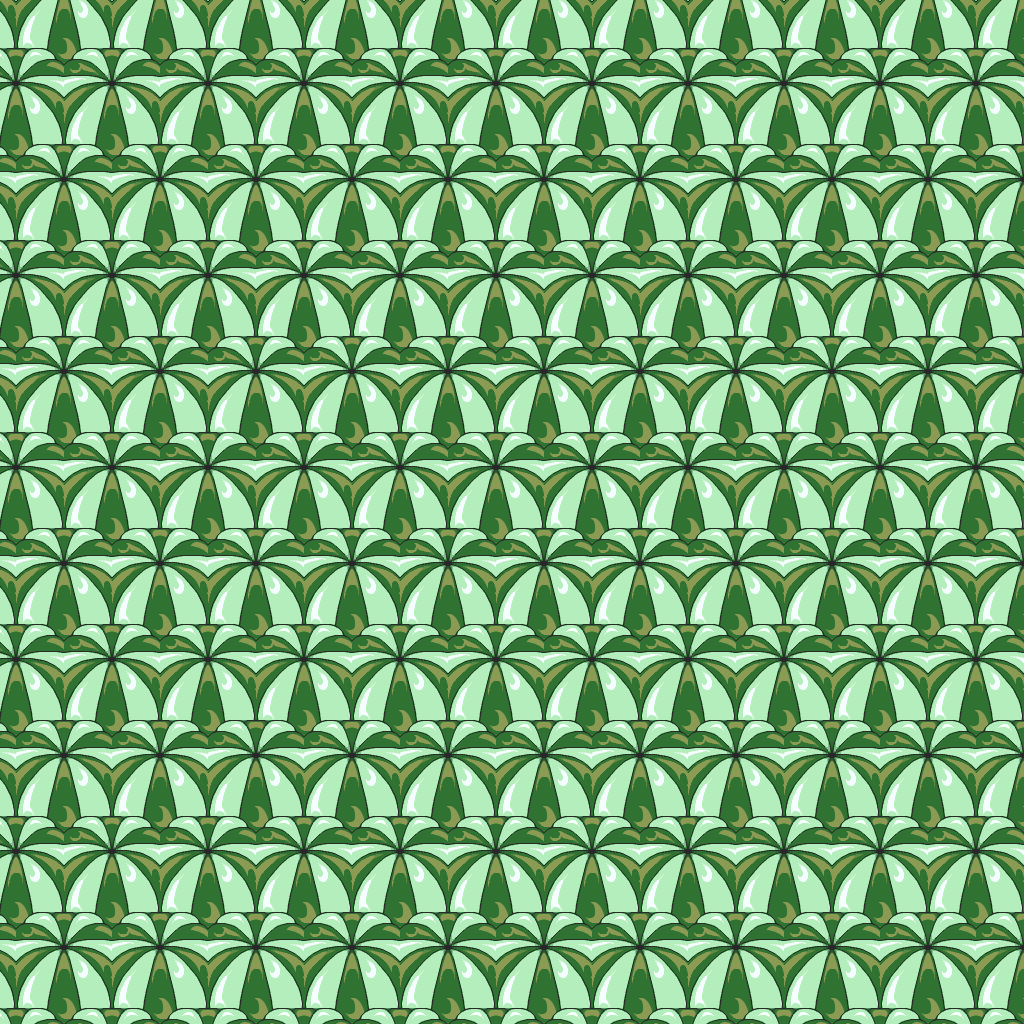

A 2D game scene composited from a Tiled map and its tileset images. What follows is a short description and the map's XML, with each tile layer's data collapsed to a summary:
An orthogonal 64x64 tile map with 16x16 px tiles, 1 tile layer (base), 1 hidden layer not drawn.

<map version="1.10" tiledversion="1.12.1" orientation="orthogonal" renderorder="right-down" width="64" height="64" tilewidth="16" tileheight="16" infinite="0" nextlayerid="3" nextobjectid="1">
 <tileset firstgid="1" source="../classiciphone_pics4.tsx" />
 <layer id="1" name="base" width="64" height="64">
  <data>[4096 cells, 4096 non-empty, 36 distinct tile ids]</data>
 </layer>
 <layer id="2" name="collision" width="64" height="64" visible="0">
  <properties><property name="collision" value="true" /></properties>
  <data>[4096 cells, 4096 non-empty, 1 distinct tile ids]</data>
 </layer>
</map>
